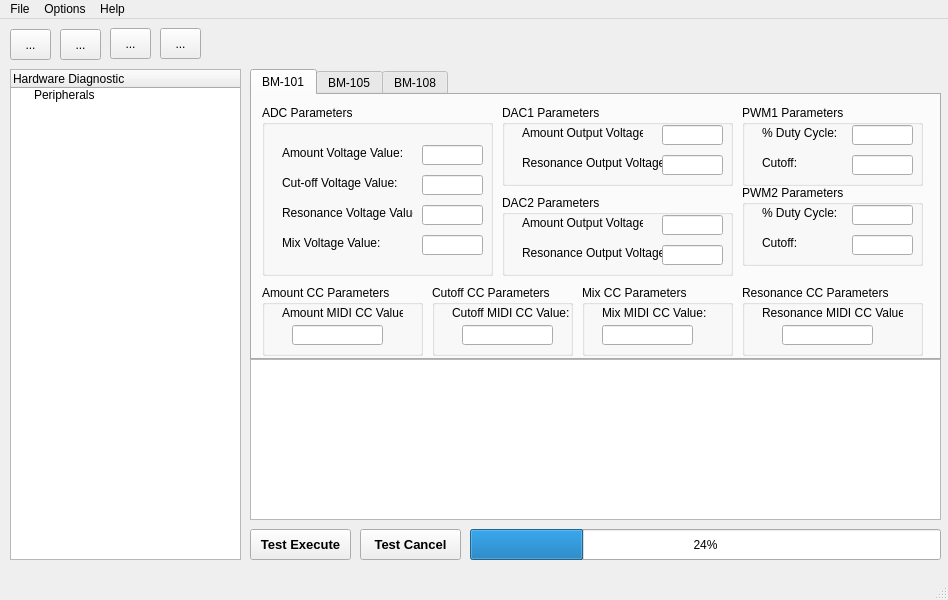
<?xml version="1.0" encoding="UTF-8"?>
<ui version="4.0">
 <class>MainWindow</class>
 <widget class="QMainWindow" name="MainWindow">
  <property name="geometry">
   <rect>
    <x>0</x>
    <y>0</y>
    <width>948</width>
    <height>600</height>
   </rect>
  </property>
  <property name="windowTitle">
   <string>Hardware Diagnostic Tool</string>
  </property>
  <widget class="QWidget" name="centralwidget">
   <widget class="QTreeWidget" name="treeWidget">
    <property name="geometry">
     <rect>
      <x>10</x>
      <y>50</y>
      <width>231</width>
      <height>491</height>
     </rect>
    </property>
    <column>
     <property name="text">
      <string notr="true">Hardware Diagnostic</string>
     </property>
    </column>
    <item>
     <property name="text">
      <string>Peripherals</string>
     </property>
    </item>
   </widget>
   <widget class="QToolButton" name="toolButton">
    <property name="geometry">
     <rect>
      <x>10</x>
      <y>10</y>
      <width>41</width>
      <height>31</height>
     </rect>
    </property>
    <property name="text">
     <string>...</string>
    </property>
   </widget>
   <widget class="QToolButton" name="toolButton_2">
    <property name="geometry">
     <rect>
      <x>60</x>
      <y>10</y>
      <width>41</width>
      <height>31</height>
     </rect>
    </property>
    <property name="text">
     <string>...</string>
    </property>
    <property name="icon">
     <iconset>
      <normaloff>icon/jlink.jpeg</normaloff>icon/jlink.jpeg</iconset>
    </property>
    <property name="iconSize">
     <size>
      <width>32</width>
      <height>32</height>
     </size>
    </property>
   </widget>
   <widget class="QToolButton" name="toolButton_3">
    <property name="geometry">
     <rect>
      <x>110</x>
      <y>9</y>
      <width>41</width>
      <height>31</height>
     </rect>
    </property>
    <property name="text">
     <string>...</string>
    </property>
   </widget>
   <widget class="QToolButton" name="toolButton_4">
    <property name="geometry">
     <rect>
      <x>160</x>
      <y>9</y>
      <width>41</width>
      <height>31</height>
     </rect>
    </property>
    <property name="text">
     <string>...</string>
    </property>
   </widget>
   <widget class="QPushButton" name="pushButton">
    <property name="geometry">
     <rect>
      <x>250</x>
      <y>510</y>
      <width>101</width>
      <height>31</height>
     </rect>
    </property>
    <property name="font">
     <font>
      <pointsize>10</pointsize>
      <weight>75</weight>
      <bold>true</bold>
     </font>
    </property>
    <property name="toolTip">
     <string>Ctrl+T/Test Execute all enable checkbox</string>
    </property>
    <property name="text">
     <string>Test Execute</string>
    </property>
    <property name="shortcut">
     <string>Ctrl+T</string>
    </property>
   </widget>
   <widget class="QPushButton" name="pushButton_2">
    <property name="geometry">
     <rect>
      <x>360</x>
      <y>510</y>
      <width>101</width>
      <height>31</height>
     </rect>
    </property>
    <property name="font">
     <font>
      <pointsize>10</pointsize>
      <weight>75</weight>
      <bold>true</bold>
     </font>
    </property>
    <property name="toolTip">
     <string>Ctrl+C/Cancel all remaining items for testing</string>
    </property>
    <property name="text">
     <string>Test Cancel</string>
    </property>
    <property name="shortcut">
     <string>Ctrl+C</string>
    </property>
    <property name="default">
     <bool>false</bool>
    </property>
    <property name="flat">
     <bool>false</bool>
    </property>
   </widget>
   <widget class="QProgressBar" name="progressBar">
    <property name="geometry">
     <rect>
      <x>470</x>
      <y>510</y>
      <width>471</width>
      <height>31</height>
     </rect>
    </property>
    <property name="value">
     <number>24</number>
    </property>
   </widget>
   <widget class="QTabWidget" name="tabWidget">
    <property name="geometry">
     <rect>
      <x>250</x>
      <y>50</y>
      <width>691</width>
      <height>291</height>
     </rect>
    </property>
    <property name="currentIndex">
     <number>0</number>
    </property>
    <widget class="QWidget" name="Bm101Tab">
     <attribute name="title">
      <string>BM-101</string>
     </attribute>
     <widget class="QGroupBox" name="groupBox_2">
      <property name="geometry">
       <rect>
        <x>10</x>
        <y>10</y>
        <width>231</width>
        <height>171</height>
       </rect>
      </property>
      <property name="title">
       <string>ADC Parameters</string>
      </property>
      <widget class="QLineEdit" name="adc101_avvalue">
       <property name="geometry">
        <rect>
         <x>160</x>
         <y>40</y>
         <width>61</width>
         <height>20</height>
        </rect>
       </property>
      </widget>
      <widget class="QLabel" name="label_6">
       <property name="geometry">
        <rect>
         <x>20</x>
         <y>40</y>
         <width>121</width>
         <height>16</height>
        </rect>
       </property>
       <property name="text">
        <string>Amount Voltage Value:</string>
       </property>
      </widget>
      <widget class="QLabel" name="label_7">
       <property name="geometry">
        <rect>
         <x>20</x>
         <y>70</y>
         <width>121</width>
         <height>16</height>
        </rect>
       </property>
       <property name="text">
        <string>Cut-off Voltage Value:</string>
       </property>
      </widget>
      <widget class="QLabel" name="label_8">
       <property name="geometry">
        <rect>
         <x>20</x>
         <y>100</y>
         <width>131</width>
         <height>16</height>
        </rect>
       </property>
       <property name="text">
        <string>Resonance Voltage Value:</string>
       </property>
      </widget>
      <widget class="QLabel" name="label_9">
       <property name="geometry">
        <rect>
         <x>20</x>
         <y>130</y>
         <width>121</width>
         <height>16</height>
        </rect>
       </property>
       <property name="text">
        <string>Mix Voltage Value:</string>
       </property>
      </widget>
      <widget class="QLineEdit" name="adc101_cvvalue">
       <property name="geometry">
        <rect>
         <x>160</x>
         <y>70</y>
         <width>61</width>
         <height>20</height>
        </rect>
       </property>
      </widget>
      <widget class="QLineEdit" name="adc101_rvvalue">
       <property name="geometry">
        <rect>
         <x>160</x>
         <y>100</y>
         <width>61</width>
         <height>20</height>
        </rect>
       </property>
      </widget>
      <widget class="QLineEdit" name="adc101_mvvalue">
       <property name="geometry">
        <rect>
         <x>160</x>
         <y>130</y>
         <width>61</width>
         <height>20</height>
        </rect>
       </property>
      </widget>
     </widget>
     <widget class="QGroupBox" name="groupBox_3">
      <property name="geometry">
       <rect>
        <x>250</x>
        <y>10</y>
        <width>231</width>
        <height>81</height>
       </rect>
      </property>
      <property name="title">
       <string>DAC1 Parameters</string>
      </property>
      <widget class="QLineEdit" name="dac1101_aovoltage">
       <property name="geometry">
        <rect>
         <x>160</x>
         <y>20</y>
         <width>61</width>
         <height>20</height>
        </rect>
       </property>
      </widget>
      <widget class="QLabel" name="label_10">
       <property name="geometry">
        <rect>
         <x>20</x>
         <y>20</y>
         <width>121</width>
         <height>16</height>
        </rect>
       </property>
       <property name="text">
        <string>Amount Output Voltage:</string>
       </property>
      </widget>
      <widget class="QLabel" name="label_11">
       <property name="geometry">
        <rect>
         <x>20</x>
         <y>50</y>
         <width>141</width>
         <height>16</height>
        </rect>
       </property>
       <property name="text">
        <string>Resonance Output Voltage:</string>
       </property>
      </widget>
      <widget class="QLineEdit" name="dac1101_rovoltage">
       <property name="geometry">
        <rect>
         <x>160</x>
         <y>50</y>
         <width>61</width>
         <height>20</height>
        </rect>
       </property>
      </widget>
     </widget>
     <widget class="QGroupBox" name="groupBox_4">
      <property name="geometry">
       <rect>
        <x>250</x>
        <y>100</y>
        <width>231</width>
        <height>81</height>
       </rect>
      </property>
      <property name="title">
       <string>DAC2 Parameters</string>
      </property>
      <widget class="QLineEdit" name="dac2101_aovoltage">
       <property name="geometry">
        <rect>
         <x>160</x>
         <y>20</y>
         <width>61</width>
         <height>20</height>
        </rect>
       </property>
      </widget>
      <widget class="QLabel" name="label_12">
       <property name="geometry">
        <rect>
         <x>20</x>
         <y>20</y>
         <width>121</width>
         <height>16</height>
        </rect>
       </property>
       <property name="text">
        <string>Amount Output Voltage:</string>
       </property>
      </widget>
      <widget class="QLabel" name="label_13">
       <property name="geometry">
        <rect>
         <x>20</x>
         <y>50</y>
         <width>141</width>
         <height>16</height>
        </rect>
       </property>
       <property name="text">
        <string>Resonance Output Voltage:</string>
       </property>
      </widget>
      <widget class="QLineEdit" name="dac2101_rovoltage">
       <property name="geometry">
        <rect>
         <x>160</x>
         <y>50</y>
         <width>61</width>
         <height>20</height>
        </rect>
       </property>
      </widget>
     </widget>
     <widget class="QGroupBox" name="groupBox_5">
      <property name="geometry">
       <rect>
        <x>490</x>
        <y>10</y>
        <width>181</width>
        <height>81</height>
       </rect>
      </property>
      <property name="title">
       <string>PWM1 Parameters</string>
      </property>
      <widget class="QLineEdit" name="pwm1101_dcycle">
       <property name="geometry">
        <rect>
         <x>110</x>
         <y>20</y>
         <width>61</width>
         <height>20</height>
        </rect>
       </property>
      </widget>
      <widget class="QLabel" name="label_14">
       <property name="geometry">
        <rect>
         <x>20</x>
         <y>20</y>
         <width>121</width>
         <height>16</height>
        </rect>
       </property>
       <property name="text">
        <string>% Duty Cycle:</string>
       </property>
      </widget>
      <widget class="QLabel" name="label_15">
       <property name="geometry">
        <rect>
         <x>20</x>
         <y>50</y>
         <width>141</width>
         <height>16</height>
        </rect>
       </property>
       <property name="text">
        <string>Cutoff:</string>
       </property>
      </widget>
      <widget class="QLineEdit" name="pwm1101_cutoff">
       <property name="geometry">
        <rect>
         <x>110</x>
         <y>50</y>
         <width>61</width>
         <height>20</height>
        </rect>
       </property>
      </widget>
     </widget>
     <widget class="QGroupBox" name="groupBox_6">
      <property name="geometry">
       <rect>
        <x>490</x>
        <y>90</y>
        <width>181</width>
        <height>81</height>
       </rect>
      </property>
      <property name="title">
       <string>PWM2 Parameters</string>
      </property>
      <widget class="QLineEdit" name="pwm2101_dcycle_2">
       <property name="geometry">
        <rect>
         <x>110</x>
         <y>20</y>
         <width>61</width>
         <height>20</height>
        </rect>
       </property>
      </widget>
      <widget class="QLabel" name="pwm2101_dcycle">
       <property name="geometry">
        <rect>
         <x>20</x>
         <y>20</y>
         <width>121</width>
         <height>16</height>
        </rect>
       </property>
       <property name="text">
        <string>% Duty Cycle:</string>
       </property>
      </widget>
      <widget class="QLabel" name="label_17">
       <property name="geometry">
        <rect>
         <x>20</x>
         <y>50</y>
         <width>141</width>
         <height>16</height>
        </rect>
       </property>
       <property name="text">
        <string>Cutoff:</string>
       </property>
      </widget>
      <widget class="QLineEdit" name="pwm2101_cutoff">
       <property name="geometry">
        <rect>
         <x>110</x>
         <y>50</y>
         <width>61</width>
         <height>20</height>
        </rect>
       </property>
      </widget>
     </widget>
     <widget class="QGroupBox" name="groupBox_10">
      <property name="geometry">
       <rect>
        <x>490</x>
        <y>190</y>
        <width>181</width>
        <height>71</height>
       </rect>
      </property>
      <property name="title">
       <string>Resonance CC Parameters</string>
      </property>
      <widget class="QLabel" name="label_21">
       <property name="geometry">
        <rect>
         <x>20</x>
         <y>20</y>
         <width>141</width>
         <height>16</height>
        </rect>
       </property>
       <property name="text">
        <string>Resonance MIDI CC Value:</string>
       </property>
      </widget>
      <widget class="QLineEdit" name="rescc_value">
       <property name="geometry">
        <rect>
         <x>40</x>
         <y>40</y>
         <width>91</width>
         <height>20</height>
        </rect>
       </property>
      </widget>
     </widget>
     <widget class="QGroupBox" name="groupBox_7">
      <property name="geometry">
       <rect>
        <x>10</x>
        <y>190</y>
        <width>161</width>
        <height>71</height>
       </rect>
      </property>
      <property name="title">
       <string>Amount CC Parameters</string>
      </property>
      <widget class="QLineEdit" name="amtcc_value">
       <property name="geometry">
        <rect>
         <x>30</x>
         <y>40</y>
         <width>91</width>
         <height>20</height>
        </rect>
       </property>
      </widget>
      <widget class="QLabel" name="label_18">
       <property name="geometry">
        <rect>
         <x>20</x>
         <y>20</y>
         <width>121</width>
         <height>16</height>
        </rect>
       </property>
       <property name="text">
        <string>Amount MIDI CC Value :</string>
       </property>
      </widget>
     </widget>
     <widget class="QGroupBox" name="groupBox_8">
      <property name="geometry">
       <rect>
        <x>180</x>
        <y>190</y>
        <width>141</width>
        <height>71</height>
       </rect>
      </property>
      <property name="title">
       <string>Cutoff CC Parameters</string>
      </property>
      <widget class="QLineEdit" name="cutoffcc_value">
       <property name="geometry">
        <rect>
         <x>30</x>
         <y>40</y>
         <width>91</width>
         <height>20</height>
        </rect>
       </property>
      </widget>
      <widget class="QLabel" name="label_19">
       <property name="geometry">
        <rect>
         <x>20</x>
         <y>20</y>
         <width>121</width>
         <height>16</height>
        </rect>
       </property>
       <property name="text">
        <string>Cutoff MIDI CC Value:</string>
       </property>
      </widget>
     </widget>
     <widget class="QGroupBox" name="groupBox_9">
      <property name="geometry">
       <rect>
        <x>330</x>
        <y>190</y>
        <width>151</width>
        <height>71</height>
       </rect>
      </property>
      <property name="title">
       <string>Mix CC Parameters</string>
      </property>
      <widget class="QLabel" name="label_20">
       <property name="geometry">
        <rect>
         <x>20</x>
         <y>20</y>
         <width>121</width>
         <height>16</height>
        </rect>
       </property>
       <property name="text">
        <string>Mix MIDI CC Value:</string>
       </property>
      </widget>
      <widget class="QLineEdit" name="mixcc_value">
       <property name="geometry">
        <rect>
         <x>20</x>
         <y>40</y>
         <width>91</width>
         <height>20</height>
        </rect>
       </property>
      </widget>
     </widget>
    </widget>
    <widget class="QWidget" name="Bm105Tab">
     <attribute name="title">
      <string>BM-105</string>
     </attribute>
     <widget class="QGroupBox" name="adcparameters105group">
      <property name="geometry">
       <rect>
        <x>10</x>
        <y>10</y>
        <width>181</width>
        <height>171</height>
       </rect>
      </property>
      <property name="title">
       <string>ADC Parameters</string>
      </property>
      <widget class="QLabel" name="label">
       <property name="geometry">
        <rect>
         <x>20</x>
         <y>20</y>
         <width>61</width>
         <height>21</height>
        </rect>
       </property>
       <property name="text">
        <string>Rate Scale:</string>
       </property>
      </widget>
      <widget class="QLineEdit" name="RateScale">
       <property name="geometry">
        <rect>
         <x>100</x>
         <y>20</y>
         <width>71</width>
         <height>20</height>
        </rect>
       </property>
      </widget>
      <widget class="QLineEdit" name="MixScale">
       <property name="geometry">
        <rect>
         <x>100</x>
         <y>50</y>
         <width>71</width>
         <height>20</height>
        </rect>
       </property>
      </widget>
      <widget class="QLineEdit" name="OutputScale">
       <property name="geometry">
        <rect>
         <x>100</x>
         <y>80</y>
         <width>71</width>
         <height>20</height>
        </rect>
       </property>
      </widget>
      <widget class="QLineEdit" name="DriveScale">
       <property name="geometry">
        <rect>
         <x>100</x>
         <y>110</y>
         <width>71</width>
         <height>20</height>
        </rect>
       </property>
      </widget>
      <widget class="QLineEdit" name="EnvelopScale">
       <property name="geometry">
        <rect>
         <x>100</x>
         <y>140</y>
         <width>71</width>
         <height>20</height>
        </rect>
       </property>
      </widget>
      <widget class="QLabel" name="label_2">
       <property name="geometry">
        <rect>
         <x>20</x>
         <y>50</y>
         <width>61</width>
         <height>21</height>
        </rect>
       </property>
       <property name="text">
        <string>Mix Scale:</string>
       </property>
      </widget>
      <widget class="QLabel" name="label_3">
       <property name="geometry">
        <rect>
         <x>20</x>
         <y>80</y>
         <width>61</width>
         <height>21</height>
        </rect>
       </property>
       <property name="text">
        <string>Output Scale:</string>
       </property>
      </widget>
      <widget class="QLabel" name="label_4">
       <property name="geometry">
        <rect>
         <x>20</x>
         <y>110</y>
         <width>61</width>
         <height>21</height>
        </rect>
       </property>
       <property name="text">
        <string>Drive Scale:</string>
       </property>
      </widget>
      <widget class="QLabel" name="label_5">
       <property name="geometry">
        <rect>
         <x>20</x>
         <y>140</y>
         <width>81</width>
         <height>21</height>
        </rect>
       </property>
       <property name="text">
        <string>Envelope Scale:</string>
       </property>
      </widget>
     </widget>
    </widget>
    <widget class="QWidget" name="Bm108Tab">
     <attribute name="title">
      <string>BM-108</string>
     </attribute>
    </widget>
   </widget>
   <widget class="QTextBrowser" name="logBrowser">
    <property name="geometry">
     <rect>
      <x>250</x>
      <y>340</y>
      <width>691</width>
      <height>161</height>
     </rect>
    </property>
   </widget>
  </widget>
  <widget class="QMenuBar" name="menubar">
   <property name="geometry">
    <rect>
     <x>0</x>
     <y>0</y>
     <width>948</width>
     <height>22</height>
    </rect>
   </property>
   <widget class="QMenu" name="menuFile">
    <property name="title">
     <string>File</string>
    </property>
    <addaction name="actionSave_Test_Results"/>
    <addaction name="actionExit"/>
   </widget>
   <widget class="QMenu" name="menuOptions">
    <property name="title">
     <string>Options</string>
    </property>
    <addaction name="actionConnect_Device_2"/>
    <addaction name="actionDisConnect_Device"/>
    <addaction name="separator"/>
    <addaction name="actionDownload_Diagnostic_Firmware"/>
   </widget>
   <widget class="QMenu" name="menuHelp">
    <property name="title">
     <string>Help</string>
    </property>
   </widget>
   <addaction name="menuFile"/>
   <addaction name="menuOptions"/>
   <addaction name="menuHelp"/>
  </widget>
  <widget class="QStatusBar" name="statusbar"/>
  <action name="actionSave_Test_Results">
   <property name="text">
    <string>Save Test Results</string>
   </property>
  </action>
  <action name="actionDisConnect_Device">
   <property name="text">
    <string>DisConnect Device</string>
   </property>
  </action>
  <action name="actionBM101">
   <property name="text">
    <string>BM101</string>
   </property>
  </action>
  <action name="actionBM105">
   <property name="text">
    <string>BM105</string>
   </property>
  </action>
  <action name="actionBM108">
   <property name="text">
    <string>BM108</string>
   </property>
  </action>
  <action name="actionDownload_Diagnostic_Firmware">
   <property name="text">
    <string>Download Diagnostic Firmware</string>
   </property>
  </action>
  <action name="actionConnect_Device_2">
   <property name="text">
    <string>Connect Device</string>
   </property>
  </action>
  <action name="actionExit">
   <property name="text">
    <string>Exit</string>
   </property>
  </action>
 </widget>
 <resources/>
 <connections/>
</ui>
